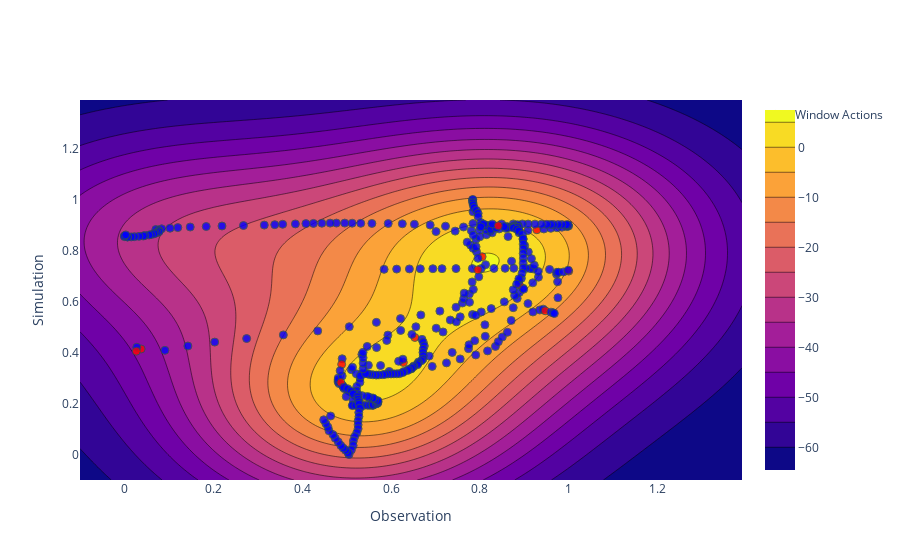

Notebook code cell kept with this figure:
### Code cell
fig = make_subplots(rows=1, cols=1, shared_xaxes=False)

fig .add_trace(
    go.Contour(
        z=Z,
        dx=0.01,
        x0=-0.1,
        dy=0.01,
        y0=-0.1,
        # contours_coloring='lines',
    ))

# line plots

fig.add_trace(go.Scatter(x=x2[:,0], y=x2[:,1], mode='markers', showlegend=True, marker_color=action_map, name="Window Actions", ), row=1, col=1)

fig.update_traces(marker=dict(size=8,opacity=0.8, colorscale="Picnic",
                              line=dict(width=1,
                                        color='DarkSlateGrey')),
                  selector=dict(mode='markers'))

fig['layout']['xaxis']['title']='Observation'
fig['layout']['yaxis']['title']='Simulation'


fig.show()

### Figure 1 — Plotly figure (JSON) as saved in the notebook; plotly's stock layout.template omitted (floating-point values rounded to 4 significant figures; data arrays with more than 128 entries replaced by an {"elided": "..."} marker saying what was removed)
{"data": [{"dx": 0.01, "dy": 0.01, "type": "contour", "x0": -0.1, "y0": -0.1, "z": {"elided": "150x150 float values"}}, {"marker": {"color": {"elided": "385 int values"}, "colorscale": [[0, "rgb(0,0,255)"], [0.1, "rgb(51,153,255)"], [0.2, "rgb(102,204,255)"], [0.3, "rgb(153,204,255)"], [0.4, "rgb(204,204,255)"], [0.5, "rgb(255,255,255)"], [0.6, "rgb(255,204,255)"], [0.7, "rgb(255,153,255)"], [0.8, "rgb(255,102,204)"], [0.9, "rgb(255,102,102)"], [1, "rgb(255,0,0)"]], "line": {"color": "DarkSlateGrey", "width": 1}, "opacity": 0.8, "size": 8}, "mode": "markers", "name": "Window Actions", "showlegend": true, "type": "scatter", "x": {"elided": "385 float values"}, "xaxis": "x", "y": {"elided": "385 float values"}, "yaxis": "y"}], "layout": {"xaxis": {"anchor": "y", "domain": [0, 1], "title": {"text": "Observation"}}, "yaxis": {"anchor": "x", "domain": [0, 1], "title": {"text": "Simulation"}}}}
